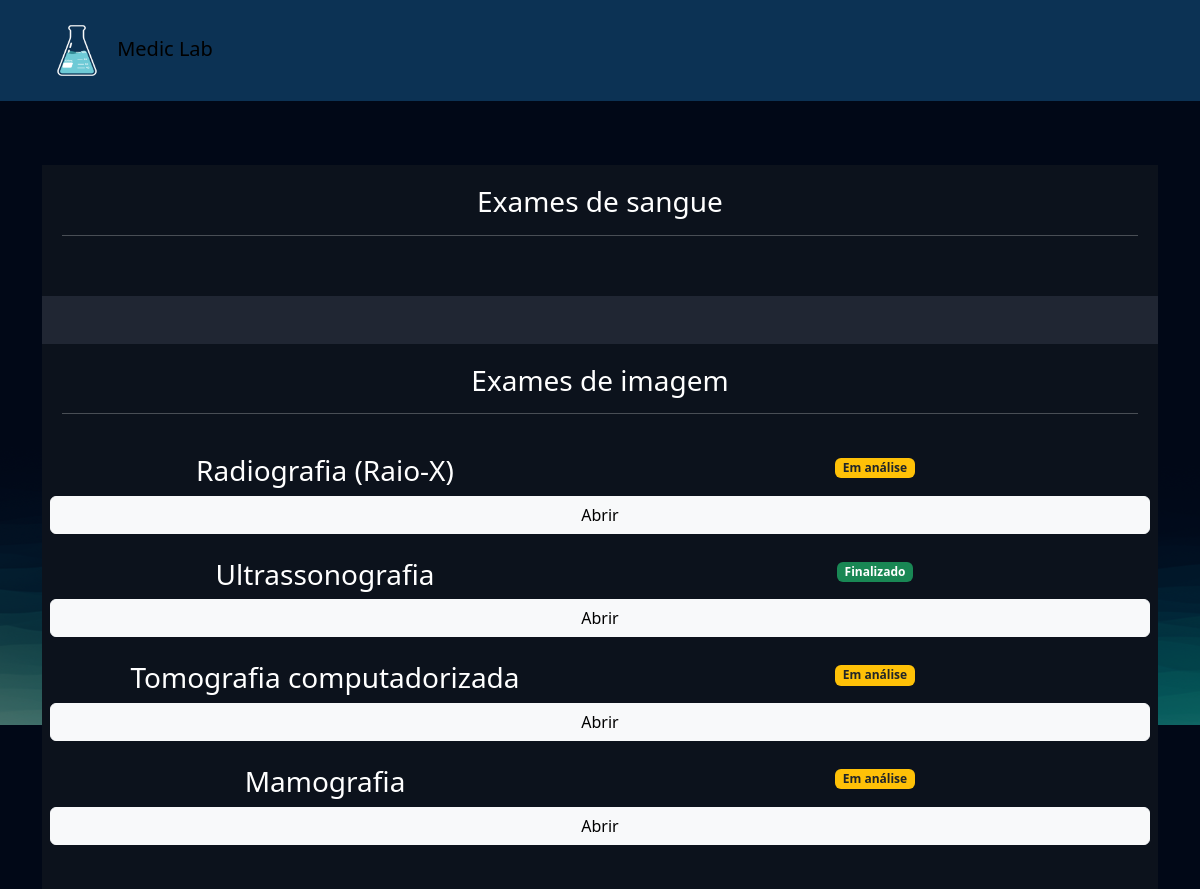
Page /empresarial/cliente/6 (signed in) on the earlier database version.
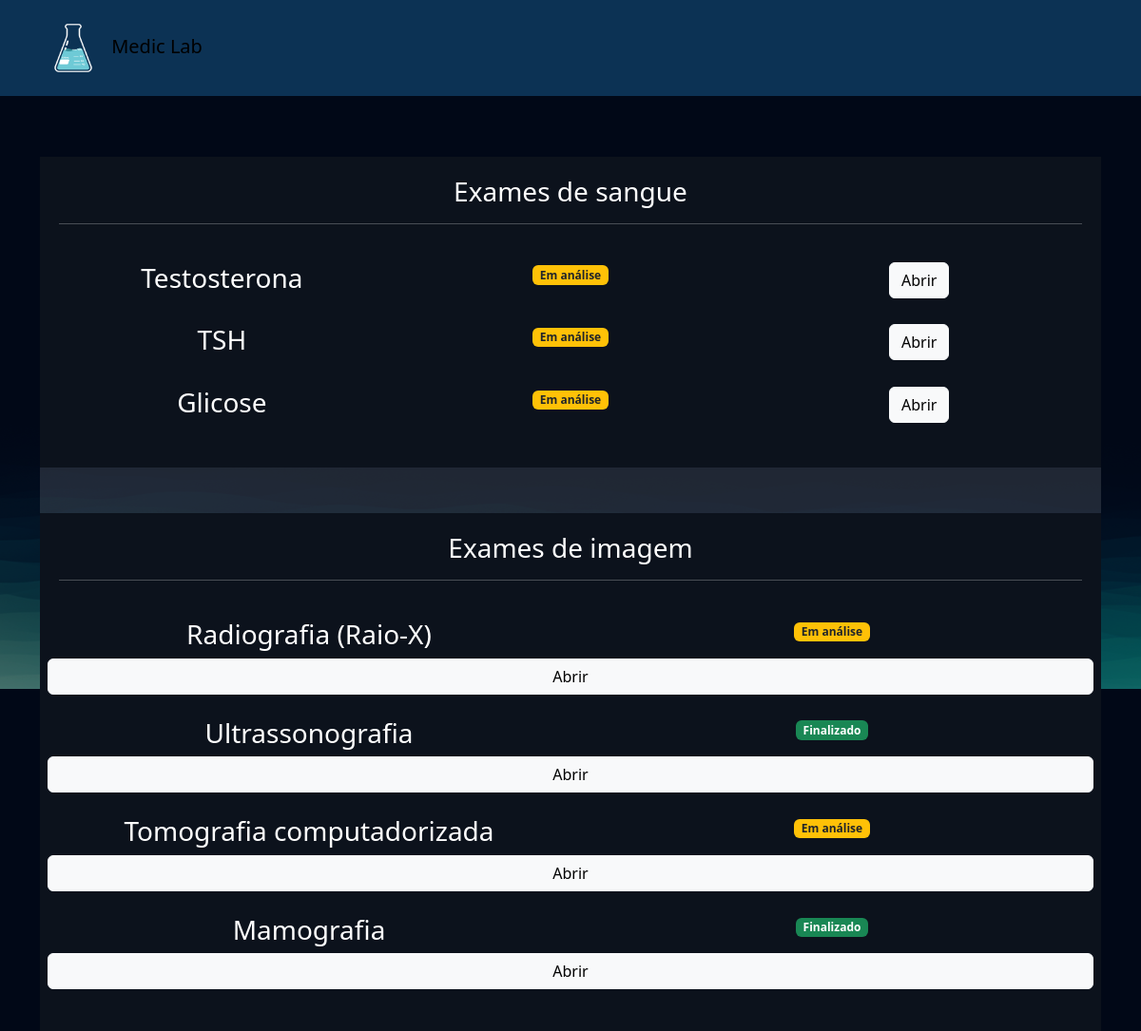
Same page on the later database version.
### exames/models.py (models this page shows, shortened)
class SolicitacaoExame(models.Model):
    choice_status = (
    ('E', 'Em análise'),
    ('F', 'Finalizado')
    )
    usuario = models.ForeignKey(User, on_delete=models.DO_NOTHING) #ForeignKey -> chave estangeira
    exame = models.ForeignKey(TiposExames, on_delete=models.DO_NOTHING)
    status = models.CharField(max_length=2, choices=choice_status)
    resultado = models.FileField(upload_to="resultados", null=True, blank=True) #FileField -> recebendo arquivo
    requer_senha = models.BooleanField(default=False)
    senha = models.CharField(max_length=6, null=True, blank=True)
    def badge_template(self):
        if self.status == 'E':
            classes_css = 'bg-warning text-dark'
            texto = "Em análise"
        elif self.status == 'F':
            classes_css = 'bg-success'
            texto = "Finalizado"
        return mark_safe(f"<span class='badge bg-primary {classes_css}'>{texto}</span>")

class TiposExames(models.Model):
    nome = models.CharField(max_length=50)
    tipos_choices = (
        ('I', 'Exame de Imagem'),
        ('S', 'Exame de Sangue')
    )
    tipo = models.CharField(max_length=1, choices=tipos_choices) #Passando "tipos_coices"
    preco = models.FloatField()
    disponivel = models.BooleanField(default=True)
    horario_inicial = models.TimeField(auto_now=False, auto_now_add=False)
    horario_final = models.TimeField(auto_now=False, auto_now_add=False)

### empresarial/views.py (the view)
# urls.py: path('cliente/<int:cliente_id>', views.cliente, name="cliente"),
@staff_member_required
def cliente(request, cliente_id):
    cliente = User.objects.get(id=cliente_id)
    exames = SolicitacaoExame.objects.filter(usuario=cliente)
    return render(request, 'cliente.html', {'cliente': cliente, 'exames': exames})

### empresarial/templates/cliente.html (shortened to what this page needs)
{% extends "bases/base.html" %}
{% load static %}
{% block 'head' %}
    <link href="{% static 'exames/css/style.css' %}" rel="stylesheet">
    <link href="{% static 'exames/css/gerenciar_pedidos.css' %}" rel="stylesheet">
    <link href="{% static 'exames/css/gerenciar_exames.css' %}" rel="stylesheet">
{% endblock 'head' %}
{% block 'conteudo' %}
    <br>
    <br>
    <div class="container">
        <div class="card card-view">
            <div class="sub-card">
                <h3>Exames de sangue</h3>
                <hr>
                <br>
                {% for exame in exames  %}
                    {% if  exame.exame.tipo == 'S'%}
                        <div class="row">
                            <div class="col-md"><h3>{{exame.exame.nome}}</h3></div>
                            <div class="col-md">{{exame.badge_template}}</div>
                            <div class="col-md">
                                <a href="{% url 'exame_cliente' exame.id %}" class="btn btn-light">Abrir</a>
                            </div>
                        </div>
                        <br>
                    {% endif %}
                {% endfor %}
            </div>
            <br>
            <br>
            <div class="sub-card">
                <h3>Exames de imagem</h3>
                <hr>
                <br>
                {% for exame in exames  %}
                    {% if  exame.exame.tipo == 'I'%}
                        <div class="row">
                            <div class="col-md"><h3>{{exame.exame.nome}}</h3></div>
                            <div class="col-md">{{exame.badge_template}}</div>
                            <a href="{% url 'exame_cliente' exame.id %}" class="btn btn-light">Abrir</a>
                        </div>
                        <br>
                    {% endif %}
                {% endfor %}
            </div>
        </div>
    </div>
{% endblock 'conteudo' %}

Differences in the rows shown:
added SolicitacaoExame: exame.nome "Testosterona", badge_template "Em análise", shown under "Exames de sangue"
added SolicitacaoExame: exame.nome "TSH", badge_template "Em análise", shown under "Exames de sangue"
added SolicitacaoExame: exame.nome "Glicose", badge_template "Em análise", shown under "Exames de sangue"
changed SolicitacaoExame "Mamografia": status "E" → "F" (drawn); badge_template "Em análise" → "Finalizado"
